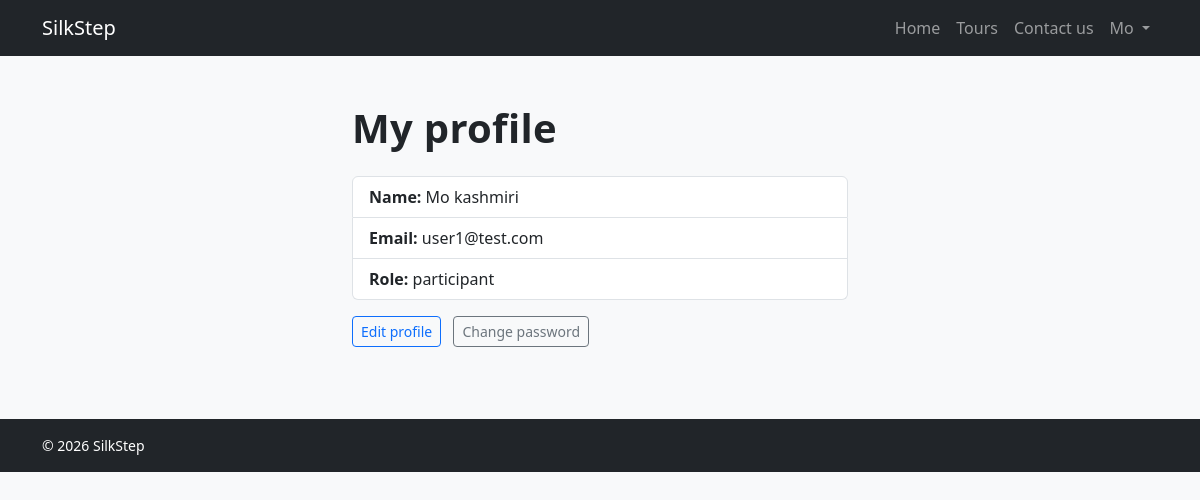
/profile (signed in), run on an earlier commit of the app's database.
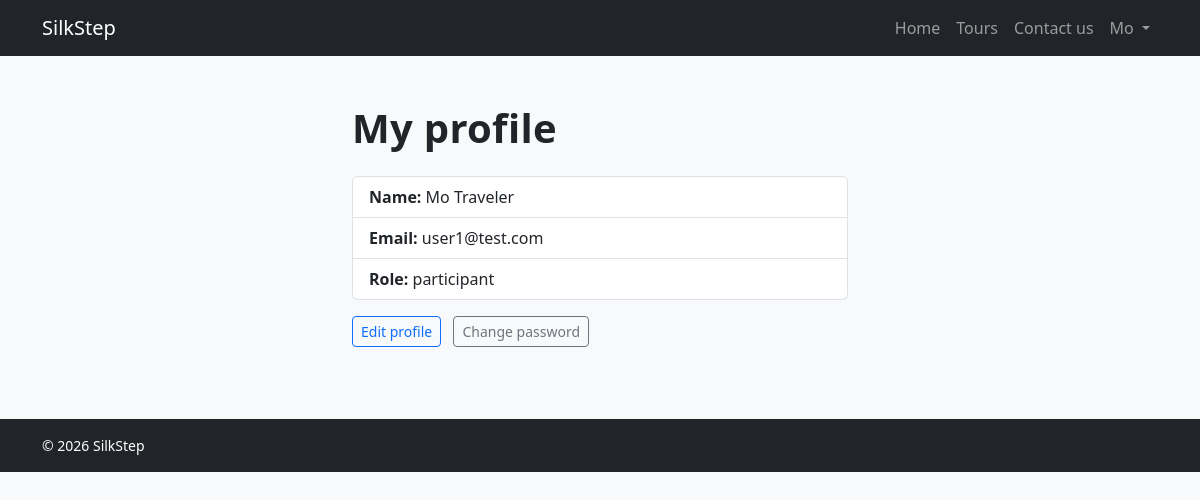
And on a later commit of the database.
### tables this page shows
CREATE TABLE users (
    id INTEGER PRIMARY KEY AUTOINCREMENT,
    name TEXT NOT NULL,
    surname TEXT NOT NULL,
    email TEXT NOT NULL UNIQUE,
    password TEXT NOT NULL,
    role TEXT NOT NULL CHECK(role IN ('guide', 'participant', 'admin'))
);

### app.py (the view)
@app.route("/profile")
def profile():
    if not current_user.is_authenticated:
        return redirect(url_for("login"))
    languages = users_dao.get_user_languages(current_user.id) if current_user.role == "guide" else []
    return render_template("profile.html", user=current_user, languages=languages)

### app.py (called while the page is built)
@login_manager.user_loader
def load_user(user_id):
    row = users_dao.get_user_by_id(int(user_id))
    return User(row) if row else None

### users_dao.py (called while the page is built)
def get_user_by_id(user_id):
    conn = sqlite3.connect("silkstep.db")
    conn.row_factory = sqlite3.Row
    row = conn.execute("SELECT * FROM users WHERE id = ?", (user_id,)).fetchone()
    conn.close()
    return row

### templates/profile.html (shortened to what this page needs)
{% extends "base.html" %}
{% block content %}
<section class="container py-5 mw-520">
  <h1 class="mb-4">My profile</h1>
  <ul class="list-group">
    <li class="list-group-item"><strong>Name:</strong> {{ user.name }} {{ user.surname }}</li>
    <li class="list-group-item"><strong>Email:</strong> {{ user.email }}</li>
    <li class="list-group-item"><strong>Role:</strong> {{ user.role }}</li>
  </ul>
  <div class="mt-3">
    <a href="{{ url_for('edit_profile') }}" class="btn btn-outline-primary btn-sm me-2">Edit profile</a>
    <a href="{{ url_for('change_password') }}" class="btn btn-outline-secondary btn-sm">Change password</a>
  </div>
</section>
{% endblock %}

### templates/base.html (shortened to what this page needs)
<!DOCTYPE html>
<html lang="en">
<head>
  <link href="https://cdn.jsdelivr.net/npm/bootstrap@5.3.0/dist/css/bootstrap.min.css" rel="stylesheet">
  <link rel="stylesheet" href="{{ url_for('static', filename='css/style.css') }}">
</head>
<body>
  <nav class="navbar navbar-expand-lg navbar-dark bg-dark">
    <div class="container">
      <a class="navbar-brand" href="{{ url_for('home') }}">SilkStep</a>
      <div class="collapse navbar-collapse" id="mainNav">
        <ul class="navbar-nav ms-auto align-items-lg-center">
          <li class="nav-item">
            <a class="nav-link" href="{{ url_for('home') }}">Home</a>
          </li>
          <li class="nav-item">
            <a class="nav-link" href="{{ url_for('tours') }}">Tours</a>
          </li>
          <li class="nav-item">
            <a class="nav-link" href="{{ url_for('contact') }}">Contact us</a>
          </li>
          {% if current_user.is_authenticated %}
          <li class="nav-item dropdown">
            <a class="nav-link dropdown-toggle" href="#" role="button"
               data-bs-toggle="dropdown" aria-expanded="false">
              {{ current_user.name }}
            </a>
          </li>
          {% else %}
          <li class="nav-item">
            <a class="nav-link" href="{{ url_for('login') }}">Login</a>
          </li>
          {% endif %}
        </ul>
      </div>
    </div>
  </nav>
  <main>
    {% block content %}{% endblock %}
  </main>
  <footer class="bg-dark text-white py-3 mt-4">
    <div class="container small">&copy; 2026 SilkStep</div>
  </footer>
</body>
</html>

What changed in the data, as far as the page shows it:
changed users "Mo": surname "kashmiri" → "Traveler"
